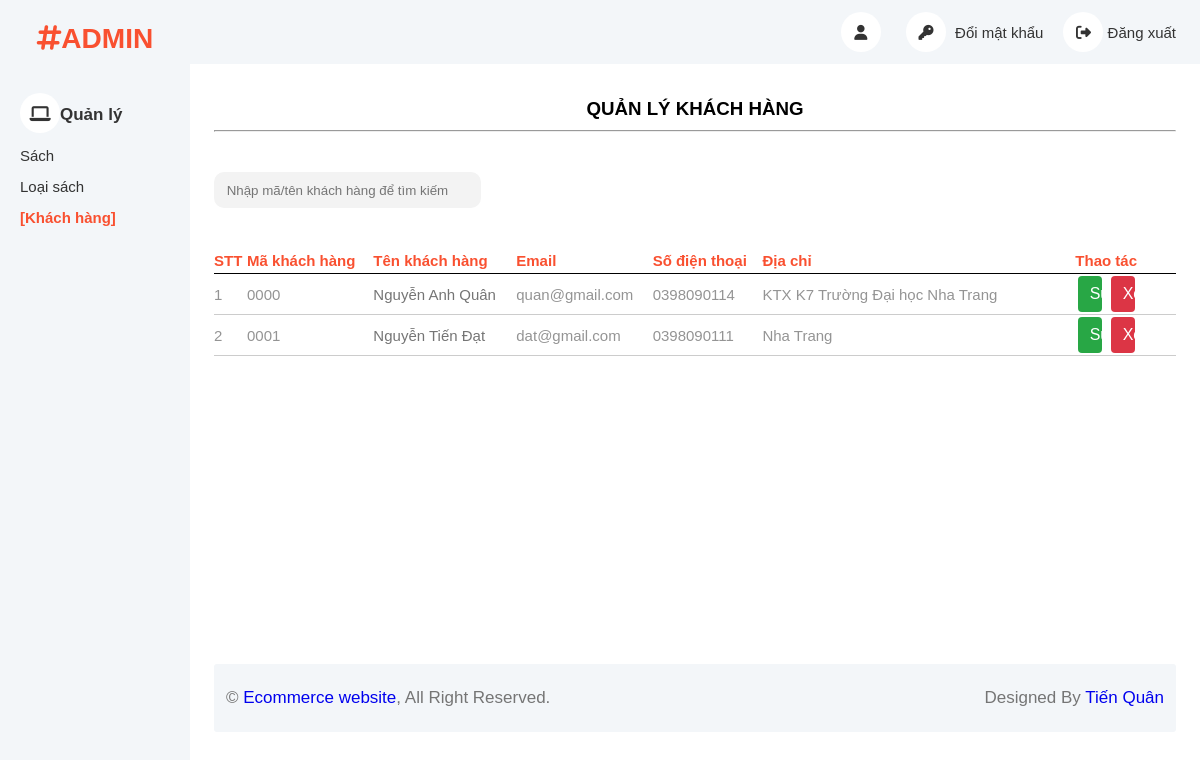
The page /html/admin/customer/index.php on the database its author committed.
### tables this page shows
CREATE TABLE `khach_hang` (
  `ma` varchar(4) NOT NULL,
  `ten` varchar(100),
  `email` varchar(100),
  `sdt` varchar(10),
  `matKhau` varchar(50),
  `diaChi` varchar(200)
);

### html/admin/customer/index.php (called while the page is built, shortened)
<?php
include '../../../components/layout_admin.php';

### database/helper/query.php (called while the page is built, shortened)
<?php
  include_once "connect.php";
  function quick_query(string $sql) {
    global $conn;
    $result = mysqli_query($conn, $sql);
    return $result;
}
  function get_data_query(string $sql) {
    $result = quick_query($sql);
    $data = [];
    if (mysqli_num_rows($result) != 0) {
      while ($row = mysqli_fetch_array($result)) {
        $data[] = $row;
      }
    }
    return $data;
  }
?>

### html/admin/customer/customer_list.php (the view, shortened to what this page needs)
<?php
  $customerPerPage = 10;
  $offset = ($_GET["page"] - 1) * $customerPerPage;
  $search = isset($_GET["search"]) ? trim($_GET["search"]) : "";
  $sql = "
    select ma, ten, email, sdt, diaChi from `khach_hang`
  ";
  $sql .= " LIMIT $offset, $customerPerPage";
  $res = get_data_query($sql);
  function build_body() {
    global $res;
    echo "<table align='center' cellpadding='2' cellspacing='2'>";
    echo "
      <tr>
        <th>STT</th>
        <th>Mã khách hàng</th>
        <th>Tên khách hàng</th>
        <th>Email</th>
        <th>Số điện thoại</th>
        <th>Địa chỉ</th>
        <th style='text-align: center;'>Thao tác</th>
      </tr>
    ";
    $stt = 1;
    foreach ($res as $row) {
      echo "<tr>";
      echo "<td>$stt</td>";
      echo "<td>$row[0]</td>";
      echo "<td><a class='link-detail' title='Xem chi tiết' href='?action=detail&productId=$row[0]'>$row[1]</a></td>";
      echo "<td>$row[2]</td>";
      echo "<td>$row[3]</td>";
      echo "<td>$row[4]</td>";
      echo "
        <td style='display: flex; justify-content: center; gap: 5px;'>
            <a class='btn btn-success m-2 del-btn' href='?action=edit&id=$row[0]'>Sửa</a>
            <a class='btn btn-danger m-2 del-btn' href='?action=delete&id=$row[0]' onclick=\"return confirm('Bạn có chắc chắn muốn xóa?');\" >Xóa</a>
        </td>
      ";
      echo "</tr>";
      $stt++;
    }
    echo "</table>";
  }
?>
<section class='display-content'>
  <h3>QUẢN LÝ KHÁCH HÀNG</h3>
  <hr>
  <div class="wrapper-search-add">
    <form action="" method="GET" id="form-search">
      <input class="search-text" id="search-text" name="search" value="<?php echo $search ?? "" ?>" placeholder="Nhập mã/tên khách hàng để tìm kiếm">
    </form>
  </div>
  <form action="" method="post">
    <?php build_body(); ?>
  </form>
</section>

### assets/styles/basic_setup.css (style rules this page uses)
* { padding: 0; margin: 0; box-sizing: border-box; }
:root { --primary-color: #f95030; --primary-color-rgb: rgba(238, 75 , 43); --white-color: #fff; --black-color: #000; --text-color: #333; }
html { font-family: 'Roboto', sans-serif; box-sizing: border-box; scroll-behavior: smooth; }
ul, a { text-decoration: none; list-style: none; padding-left: 0; margin: 0; }

### assets/styles/custom.css (style rules this page uses)
body { position: relative; }

### assets/styles/grid.css (style rules this page uses)
@media (min-width: 740px) { .m-1, .m-2, .m-3, .m-4, .m-5, .m-6, .m-7, .m-8, .m-9, .m-10, .m-11, .m-12 { display: block; } }
@media (min-width: 740px) { .m-2 { flex: 0 0 16.66667%; max-width: 16.66667%; } }

### components/layout_admin.php (style rules this page uses)
:root { --primary-color: #f95030; --primary-color-rgb: rgba(238, 75 , 43); --white-color: #fff; --black-color: #000; --text-color: #949494; }
* { margin: 0; padding: 0; box-sizing: border-box; }
html { font-family: Arial, Helvetica, sans-serif; }
a { text-decoration: none; }
.btn { display: inline-block; font-weight: 400; text-align: center; white-space: nowrap; vertical-align: middle; font-size: 16px; line-height: 1.5; padding: 6px 12px; border-radius: 4px; text-decoration: none; cursor: pointer; }
.btn.btn-success { color: #fff; background-color: #28a745; border-color: #28a745; }
.btn.btn-danger { color: #fff; background-color: #dc3545; border-color: #dc3545; }
.display-content { padding: 24px; padding-bottom: 0; min-height: 600px; }
h3 { padding: 10px 0; text-align: center; }

### html/admin/customer/customer_list.php (style rules this page uses)
table { font-size: 15px; font-family: Arial, Helvetica, sans-serif; width: 100%; border-collapse: collapse; text-align: left; color: var(--text-color); }
table tr { border-bottom: 1px solid #ccc; width: 100%; }
table tr:nth-child(1) { border-color: black; color: var(--primary-color); }
table th { padding: 4px 0; }
.link-detail { color: #757575; text-decoration: none; }
.wrapper-search-add, #form-search { display: flex; align-items: center; gap: 20px; margin: 20px 0; }
.m-2 { margin: 2px; }
.search-text { border: 2px solid transparent; width: 20em; height: 2.7em; padding-left: 0.8em; outline: none; overflow: hidden; background-color: #F3F3F3; border-radius: 10px; transition: all 0.5s; }

### rows shown on the page
khach_hang: ma "0000", ten "Nguyễn Anh Quân", email "quan@gmail.com", sdt "0398090114", diaChi "KTX K7 Trường Đại học Nha Trang"
khach_hang: ma "0001", ten "Nguyễn Tiến Đạt", email "dat@gmail.com", sdt "0398090111", diaChi "Nha Trang"

### other values the page prints
check_page("Sách", "product") "Sách"
check_page("Loại sách", "typeOfProduct") "Loại sách"
$pageName "Khách hàng"
